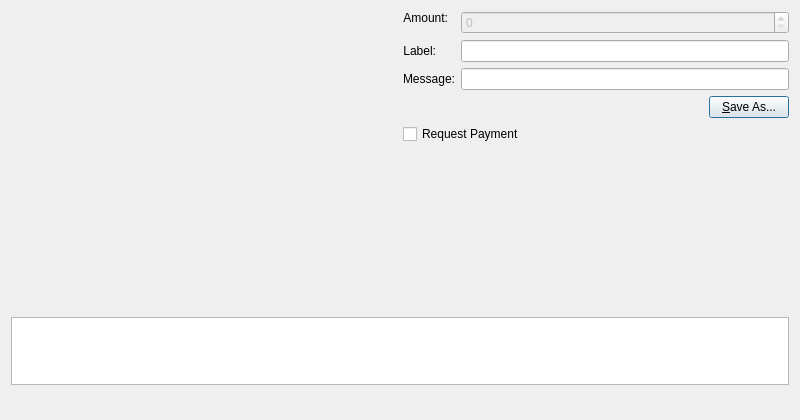
<?xml version="1.0" encoding="UTF-8"?>
<ui version="4.0">
 <class>QRCodeDialog</class>
 <widget class="QDialog" name="QRCodeDialog">
  <property name="geometry">
   <rect>
    <x>0</x>
    <y>0</y>
    <width>800</width>
    <height>420</height>
   </rect>
  </property>
  <property name="windowTitle">
   <string>QR Code Dialog</string>
  </property>
  <layout class="QVBoxLayout" name="verticalLayout_3">
   <item>
    <layout class="QHBoxLayout" name="horizontalLayout_2">
     <item>
      <widget class="QLabel" name="lblQRCode">
       <property name="sizePolicy">
        <sizepolicy hsizetype="Expanding" vsizetype="Expanding">
         <horstretch>0</horstretch>
         <verstretch>0</verstretch>
        </sizepolicy>
       </property>
       <property name="minimumSize">
        <size>
         <width>300</width>
         <height>300</height>
        </size>
       </property>
       <property name="textFormat">
        <enum>Qt::PlainText</enum>
       </property>
       <property name="alignment">
        <set>Qt::AlignCenter</set>
       </property>
       <property name="wordWrap">
        <bool>true</bool>
       </property>
      </widget>
     </item>
     <item>
      <layout class="QVBoxLayout" name="verticalLayout">
       <item>
        <layout class="QFormLayout" name="formLayout">
         <property name="fieldGrowthPolicy">
          <enum>QFormLayout::AllNonFixedFieldsGrow</enum>
         </property>
         <item row="1" column="0">
          <widget class="QLabel" name="lblLabel">
           <property name="text">
            <string>Label:</string>
           </property>
           <property name="textFormat">
            <enum>Qt::PlainText</enum>
           </property>
           <property name="alignment">
            <set>Qt::AlignRight|Qt::AlignTrailing|Qt::AlignVCenter</set>
           </property>
           <property name="buddy">
            <cstring>lnLabel</cstring>
           </property>
          </widget>
         </item>
         <item row="1" column="1">
          <widget class="QLineEdit" name="lnLabel"/>
         </item>
         <item row="2" column="0">
          <widget class="QLabel" name="lblMessage">
           <property name="text">
            <string>Message:</string>
           </property>
           <property name="textFormat">
            <enum>Qt::PlainText</enum>
           </property>
           <property name="alignment">
            <set>Qt::AlignRight|Qt::AlignTrailing|Qt::AlignVCenter</set>
           </property>
           <property name="buddy">
            <cstring>lnMessage</cstring>
           </property>
          </widget>
         </item>
         <item row="2" column="1">
          <widget class="QLineEdit" name="lnMessage"/>
         </item>
         <item row="0" column="0">
          <widget class="QLabel" name="lblAmount">
           <property name="sizePolicy">
            <sizepolicy hsizetype="Preferred" vsizetype="Maximum">
             <horstretch>0</horstretch>
             <verstretch>0</verstretch>
            </sizepolicy>
           </property>
           <property name="text">
            <string>Amount:</string>
           </property>
           <property name="textFormat">
            <enum>Qt::PlainText</enum>
           </property>
           <property name="alignment">
            <set>Qt::AlignRight|Qt::AlignTrailing|Qt::AlignVCenter</set>
           </property>
           <property name="buddy">
            <cstring>lnReqAmount</cstring>
           </property>
          </widget>
         </item>
         <item row="0" column="1">
          <widget class="BitcoinAmountField" name="lnReqAmount">
           <property name="enabled">
            <bool>false</bool>
           </property>
           <property name="minimumSize">
            <size>
             <width>80</width>
             <height>0</height>
            </size>
           </property>
          </widget>
         </item>
        </layout>
       </item>
       <item>
        <layout class="QHBoxLayout" name="horizontalLayout">
         <item>
          <spacer name="horizontalSpacer">
           <property name="orientation">
            <enum>Qt::Horizontal</enum>
           </property>
           <property name="sizeHint" stdset="0">
            <size>
             <width>40</width>
             <height>20</height>
            </size>
           </property>
          </spacer>
         </item>
         <item>
          <widget class="QPushButton" name="btnSaveAs">
           <property name="text">
            <string>&amp;Save As...</string>
           </property>
          </widget>
         </item>
        </layout>
       </item>
       <item>
        <widget class="QCheckBox" name="chkReqPayment">
         <property name="enabled">
          <bool>true</bool>
         </property>
         <property name="text">
          <string>Request Payment</string>
         </property>
        </widget>
       </item>
       <item>
        <spacer name="verticalSpacer">
         <property name="orientation">
          <enum>Qt::Vertical</enum>
         </property>
         <property name="sizeHint" stdset="0">
          <size>
           <width>20</width>
           <height>40</height>
          </size>
         </property>
        </spacer>
       </item>
      </layout>
     </item>
    </layout>
   </item>
   <item>
    <widget class="QPlainTextEdit" name="outUri">
     <property name="sizePolicy">
      <sizepolicy hsizetype="Expanding" vsizetype="Minimum">
       <horstretch>0</horstretch>
       <verstretch>0</verstretch>
      </sizepolicy>
     </property>
     <property name="minimumSize">
      <size>
       <width>0</width>
       <height>50</height>
      </size>
     </property>
     <property name="tabChangesFocus">
      <bool>true</bool>
     </property>
     <property name="textInteractionFlags">
      <set>Qt::TextSelectableByKeyboard|Qt::TextSelectableByMouse</set>
     </property>
    </widget>
   </item>
   <item>
    <widget class="QWidget" name="widget" native="true">
     <layout class="QVBoxLayout" name="verticalLayout_2"/>
    </widget>
   </item>
  </layout>
 </widget>
 <customwidgets>
  <customwidget>
   <class>BitcoinAmountField</class>
   <extends>QSpinBox</extends>
   <header>bitcoinamountfield.h</header>
  </customwidget>
 </customwidgets>
 <resources/>
 <connections>
  <connection>
   <sender>chkReqPayment</sender>
   <signal>clicked(bool)</signal>
   <receiver>lnReqAmount</receiver>
   <slot>setEnabled(bool)</slot>
   <hints>
    <hint type="sourcelabel">
     <x>92</x>
     <y>285</y>
    </hint>
    <hint type="destinationlabel">
     <x>98</x>
     <y>311</y>
    </hint>
   </hints>
  </connection>
 </connections>
</ui>
